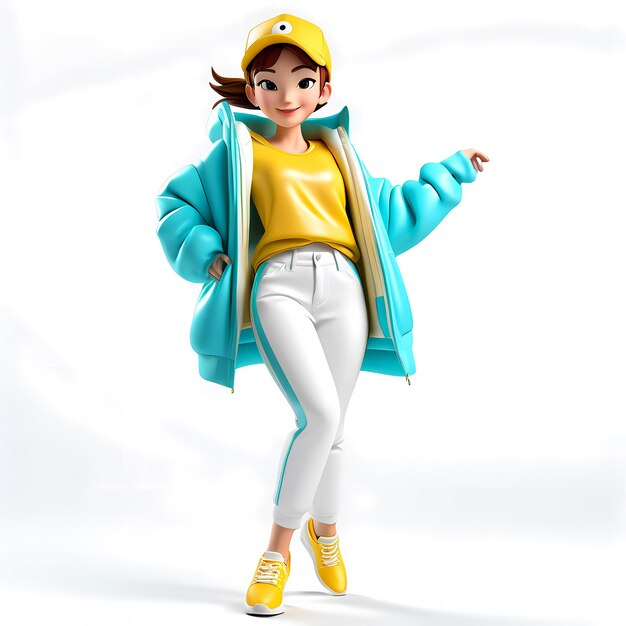
#> input picture images/augmentation/0.jpg, 626 x 626 px
$ python main.py
#> lines starting #> are read from the running program, lines starting #| are printed output that depends on the picture
import cv2 as cv
from cv2 import aruco
import numpy as np
import os


def image_augmentation(frame, src_image, dst_points):
    src_h, src_w = src_image.shape[:2]
    frame_h, frame_w = frame.shape[:2]
    mask = np.zeros((frame_h, frame_w), dtype=np.uint8)
    src_points = np.array([[0, 0], [src_w, 0], [src_w, src_h], [0, src_w]])
    H, _ = cv.findHomography(srcPoints=src_points, dstPoints=dst_points)
    warp_image = cv.warpPerspective(src_image, H, (frame_w, frame_h))
    cv.imshow("warp image", warp_image)
    cv.fillConvexPoly(mask, dst_points, 255)
    results = cv.bitwise_and(warp_image, warp_image, frame, mask=mask)


def read_images(dir_path):
#> called with dir_path = '../images/augmentation'
    img_list = []
    files = os.listdir(dir_path)
    for file in files:
        img_path = os.path.join(dir_path, file)
        image = cv.imread(img_path)
#> image is the input picture: shape (626, 626, 3); mean B, G, R 233.1, 238, 231.4
        img_list.append(image)
    return img_list


marker_dict = cv.aruco.getPredefinedDictionary(cv.aruco.DICT_4X4_250)

param_markers = aruco.DetectorParameters()

images_list = read_images("../images/augmentation")
#> images_list = 3 items

cap = cv.VideoCapture(0)

while True:
    ret, frame = cap.read()
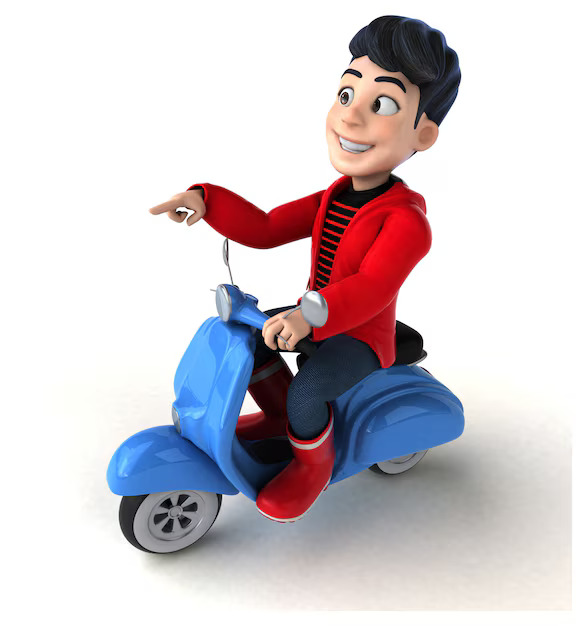
#> input picture IMAG_AUGMENTATION/downlad/2.jpg, 586 x 626 px, given in place of the camera
#> frame is the input picture: shape (626, 586, 3); mean B, G, R 206.4, 201.3, 208.9
    if not ret:
        break
    gray_frame = cv.cvtColor(frame, cv.COLOR_BGR2GRAY)
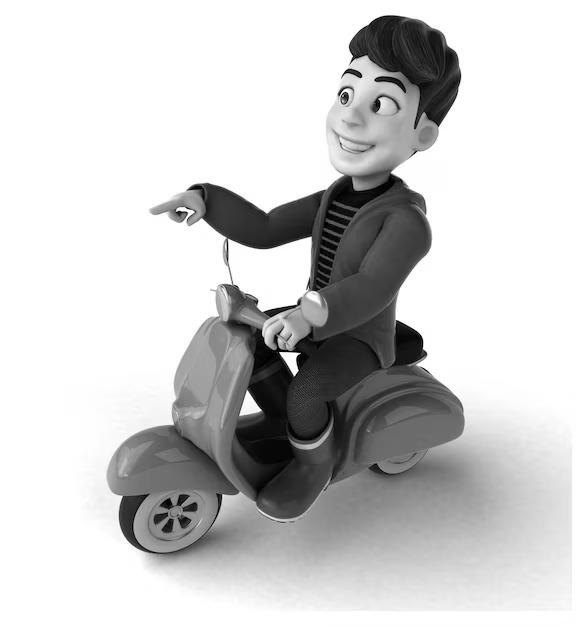
#> gray_frame: shape (626, 586); min 0, max 255, mean 204.2
    marker_corners, marker_IDs, reject = aruco.detectMarkers(
        gray_frame, marker_dict, parameters=param_markers
    )
#> marker_corners = (); marker_IDs = None; reject = ([[226, 240], [227, 265], [223, 256], [224, 242]], [[288, 308], [271, 316], [264, 312], [282, 307]], [[232, 338], [231, 343], [228, 349], [230, 341]])
    if marker_corners:
        for ids, corners in zip(marker_IDs, marker_corners):

            corners = corners.reshape(4, 2)
            corners = corners.astype(int)
            if ids[0] <= 12:
                image_augmentation(frame, images_list[ids[0]], corners)
            else:
                image_augmentation(frame, images_list[0], corners)
            # print(ids, "  ", corners)
    cv.imshow("frame", frame)
    key = cv.waitKey(1)
#> (key q is pressed here)
    if key == ord("q"):
        break
cap.release()
cv.destroyAllWindows()
